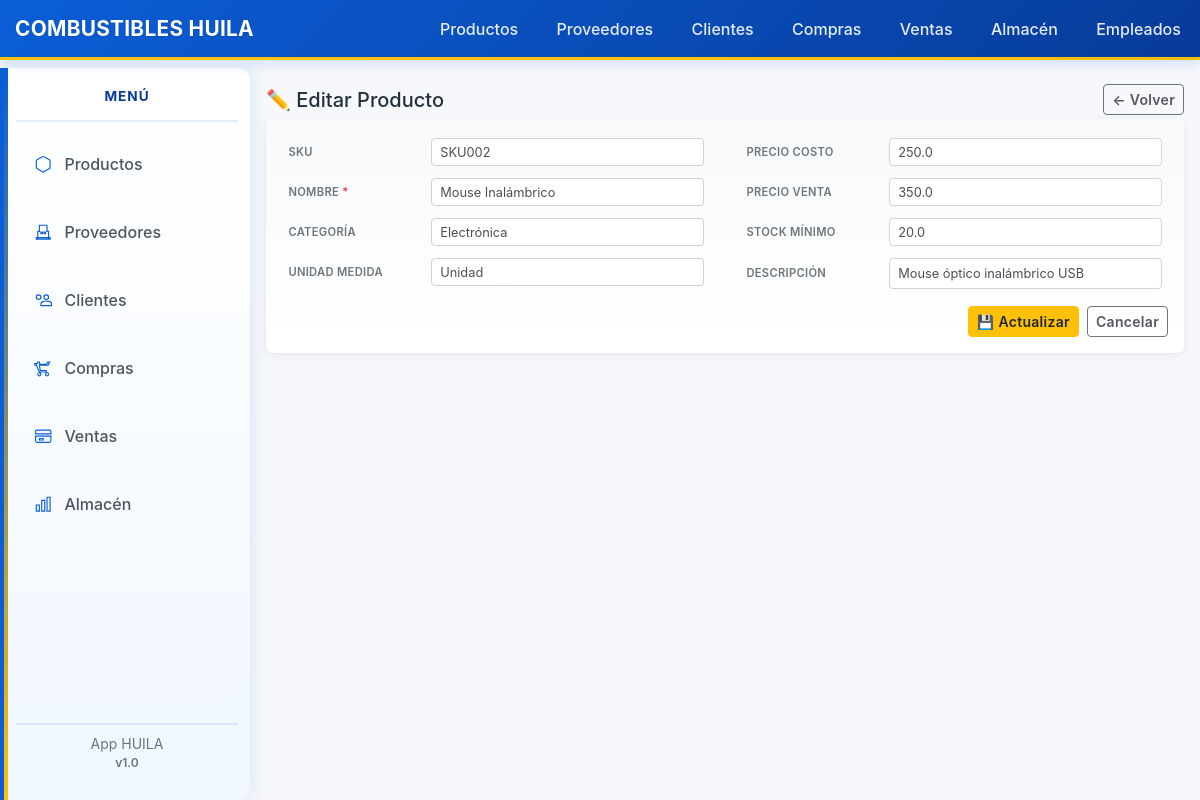
Screenshot of /productos/2/edit with the database file from the repository.
### tables this page shows
CREATE TABLE productos (
    id INTEGER PRIMARY KEY AUTOINCREMENT,
    sku TEXT UNIQUE,
    nombre TEXT NOT NULL,
    descripcion TEXT,
    categoria TEXT,
    unidad_medida TEXT,
    precio_costo REAL DEFAULT 0,
    precio_venta REAL DEFAULT 0,
    stock_minimo REAL DEFAULT 0,
    activo INTEGER DEFAULT 1,
    created_at TEXT DEFAULT (datetime('now')),
    updated_at TEXT
);

### backend/app/productos/routes.py (the view, shortened to what this page needs)
@bp.route('/<int:id>/edit', methods=['GET', 'POST'])
def edit(id):
    db = get_db()
    cur = db.execute('SELECT * FROM productos WHERE id = ?', (id,))
    producto = cur.fetchone()
    if producto is None:
        flash('Producto no encontrado', 'danger')
        return redirect(url_for('productos.index'))
    return render_template('productos/edit.html', producto=producto)

### backend/app/db.py (called while the page is built)
def get_db():
    if 'db' not in g:
        g.db = sqlite3.connect(
            current_app.config['DATABASE'],
            detect_types=sqlite3.PARSE_DECLTYPES
        )
        g.db.row_factory = sqlite3.Row
    return g.db

### backend/app/templates/productos/edit.html (shortened to what this page needs)
{% extends 'base.html' %}
{% block content %}
<div>
  <div class="d-flex justify-content-between align-items-center mb-1">
    <h5 class="mb-0">✏️ Editar Producto</h5>
    <div>
      <a href="{{ url_for('productos.index') }}" class="btn btn-sm btn-secondary">← Volver</a>
    </div>
  </div>
  <div class="card">
    <div class="card-body p-3">
      <form method="post">
        <div class="row">
          <div class="col-md-6">
            <div class="form-group-horizontal">
              <label>SKU</label>
              <input type="text" class="form-control" name="sku" value="{{ producto['sku'] or '' }}" autofocus>
            </div>
            <div class="form-group-horizontal">
              <label>Nombre <span class="text-danger">*</span></label>
              <input type="text" class="form-control" name="nombre" required value="{{ producto['nombre'] }}">
            </div>
            <div class="form-group-horizontal">
              <label>Categoría</label>
              <input type="text" class="form-control" name="categoria" value="{{ producto['categoria'] or '' }}">
            </div>
            <div class="form-group-horizontal">
              <label>Unidad Medida</label>
              <input type="text" class="form-control" name="unidad_medida" value="{{ producto['unidad_medida'] or '' }}">
            </div>
          </div>
          <div class="col-md-6">
            <div class="form-group-horizontal">
              <label>Precio Costo</label>
              <input type="number" step="0.01" class="form-control" name="precio_costo" value="{{ producto['precio_costo'] or 0 }}">
            </div>
            <div class="form-group-horizontal">
              <label>Precio Venta</label>
              <input type="number" step="0.01" class="form-control" name="precio_venta" value="{{ producto['precio_venta'] or 0 }}">
            </div>
            <div class="form-group-horizontal">
              <label>Stock Mínimo</label>
              <input type="number" step="0.01" class="form-control" name="stock_minimo" value="{{ producto['stock_minimo'] or 0 }}">
            </div>
            <div class="form-group-horizontal">
              <label>Descripción</label>
              <textarea class="form-control" name="descripcion" rows="1">{{ producto['descripcion'] or '' }}</textarea>
            </div>
          </div>
        </div>
        <div class="d-flex justify-content-end mt-2">
          <button type="submit" class="btn btn-warning btn-sm mr-2">💾 Actualizar</button>
          <a href="{{ url_for('productos.index') }}" class="btn btn-secondary btn-sm">Cancelar</a>
        </div>
      </form>
    </div>
  </div>
</div>
{% endblock %}

### backend/app/static/css/style.css (style rules this page uses)
body { padding-bottom: 40px; }
.btn-warning { background-color: var(--accent); border-color: rgba(0,0,0,0.06); color: var(--primary-dark); }
body { background: var(--bg); color: var(--text, #22303c); font-family: -apple-system, BlinkMacSystemFont, "Segoe UI", Roboto, "Helvetica Neue", Arial, sans-serif; padding-bottom: 40px; }
.btn-secondary { background-color: transparent; color: #556; }
body { background: var(--bg); color: #22303c; padding-bottom: 40px; font-family: -apple-system, BlinkMacSystemFont, "Segoe UI", Roboto, "Helvetica Neue", Arial, sans-serif; }

### backend/app/static/css/theme.css (style rules this page uses)
:root { --bg: #f6f8fb; --surface: #ffffff; --primary: #0b5ed7; --primary-dark: #073b9a; --accent: #ffc107; --muted: #6c757d; --text: #22303c; --card-shadow: 0 6px 18px rgba(20,30,50,0.06); }
body { background: var(--bg); color: var(--text, #22303c); font-family: -apple-system, BlinkMacSystemFont, "Segoe UI", Roboto, "Helvetica Neue", Arial, sans-serif; padding-bottom: 40px; }
.btn-warning { background-color: var(--accent); border-color: rgba(0,0,0,0.06); color: var(--primary-dark); }

### backend/app/templates/productos/edit.html (style rules this page uses)
.card { border: none; border-radius: 8px; box-shadow: 0 2px 8px rgba(0,0,0,0.08); background: #ffffff; }
.card-body { background: linear-gradient(to bottom, #f8f9fa 0%, #ffffff 100%); border-radius: 8px; }
.form-group-horizontal { display: flex; align-items: center; margin-bottom: 0.35rem; padding: 0.2rem 0.4rem; border-radius: 4px; transition: background-color 0.2s; }
.form-group-horizontal label { font-weight: 600; font-size: 0.7rem; color: #6c757d; text-transform: uppercase; letter-spacing: 0.3px; margin-bottom: 0; margin-right: 0.8rem; min-width: 130px; flex-shrink: 0; }
.form-control { font-size: 0.8rem; padding: 0.3rem 0.5rem; border: 1px solid #ced4da; border-radius: 4px; transition: border-color 0.2s, box-shadow 0.2s; height: 28px; }
textarea.form-control { height: auto; }
textarea.form-control { resize: none; }
.btn { font-weight: 600; letter-spacing: 0.3px; border-radius: 4px; transition: all 0.2s; }
.btn-warning { background-color: #ffc107; border-color: #ffc107; color: #212529; }

### rows the page displays
productos: sku "SKU002", nombre "Mouse Inalámbrico", categoria "Electrónica", unidad_medida "Unidad", precio_costo "250.0", precio_venta "350.0", stock_minimo "20.0", descripcion "Mouse óptico inalámbrico USB"
